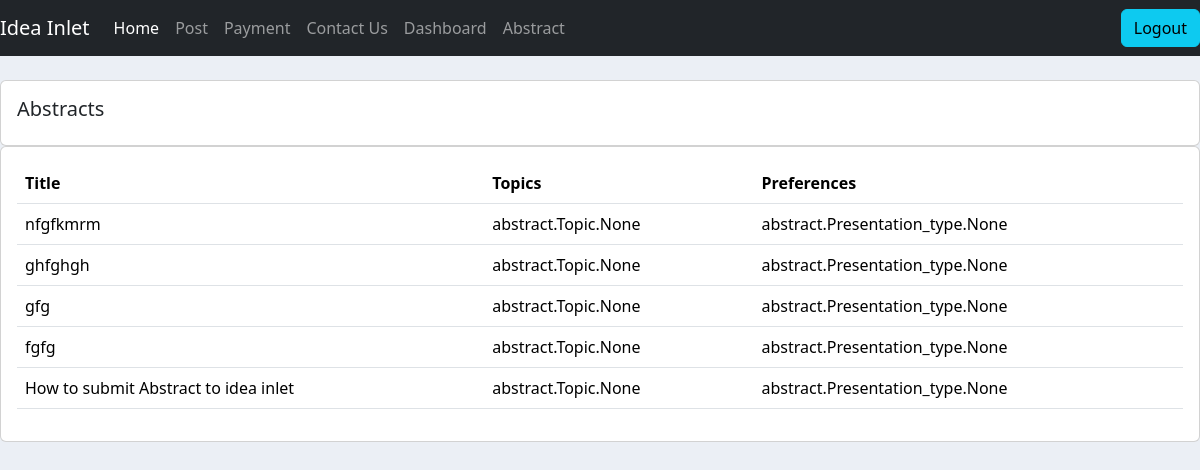
Page /abstract/ (signed in) on the committed database.
### abstract/models.py (models this page shows, shortened)
class Abstract(models.Model):
    STATUS = (
        ("Pending", "Pending"),
        ("Under Review", "Under Review"),
        ("Accepted", "Accepted"),
        ("Rejected.", "Rejected"),
    )
    title = models.CharField(max_length=200, null=True)
    abstract_body = models.TextField(max_length=600, null=True)
    keywords = models.CharField(max_length=300, null=True)
    author_name = models.CharField(max_length=200, null=True)
    author_email = models.EmailField(max_length=200, null=True)
    author_affiliation = models.CharField(max_length=200, null=True)
    presenter_name = models.CharField(max_length=200, null=True)
    presenter_email = models.EmailField(max_length=200, null=True)
    date_created = models.DateField(auto_now_add=True, null=True)
    date_updated = models.DateField(auto_now=True, null=True)
    upload = models.FileField(upload_to="uploads/%Y/%m/%d/", blank=True)
    status = models.CharField(max_length=50, choices=STATUS, default='Pending', blank=True)
    topics = models.ManyToManyField(Topic)
    presentation_preference = models.ManyToManyField(Presentation_type)
    event = models.ForeignKey(Event, null=True, on_delete=models.SET_NULL)
    author = models.ForeignKey(Author, null=True, on_delete=models.SET_NULL, blank=True)
    editors = models.ManyToManyField(Group, related_name='assigned_abstracts', blank=True)

### abstract/decorators.py (the view)
        def wrapper_func(request, *args, **kwargs):
            group = None
            if request.user.groups.exists():
                group = request.user.groups.all()[0].name
            if group in allowed_roles:
                return  view_func(request, *args, **kwargs)
            else:
                return render(request, 'abstract/authorize.html')

### abstract/views.py (called while the page is built)
@login_required(login_url='login')
@allowed_users(allowed_roles=['editor', 'reviewer'])
def abstract(request):
    abstracts = Abstract.objects.all()
    context = {'abstracts': abstracts}
    return render(request, 'abstract/abstract.html', context)

### abstract/templates/abstract/abstract.html
{%  extends 'abstract/main.html' %}
{% block content %}
		<br>
		<div class="row">
			<div class="col-md">
				<div class="card card-body">
					<h5>Abstracts</h5>
				</div>
				<div class="card card-body">
					<table class="table">
						<tr>
							<th>Title</th>
							<th>Topics</th>
							<th>Preferences</th>
						</tr>
						{% for abstract in abstracts %}
							<tr>
								<td>{{ abstract.title }}</td>
								<td>{{ abstract.topics }}</td>
								<td>{{ abstract.presentation_preference }}</td>
							</tr>
						{% endfor %}
					</table>
				</div>
			</div>
		</div>
{% endblock content %}

### abstract/static/css/main.css (style rules this page uses)
body { background-color: #ebeff5; }

### rows in the picture
Abstract: title "nfgfkmrm", topics "abstract.Topic.None", presentation_preference "abstract.Presentation_type.None"
Abstract: title "ghfghgh", topics "abstract.Topic.None", presentation_preference "abstract.Presentation_type.None"
Abstract: title "gfg", topics "abstract.Topic.None", presentation_preference "abstract.Presentation_type.None"
Abstract: title "fgfg", topics "abstract.Topic.None", presentation_preference "abstract.Presentation_type.None"
Abstract: title "How to submit Abstract to idea inlet", topics "abstract.Topic.None", presentation_preference "abstract.Presentation_type.None"
